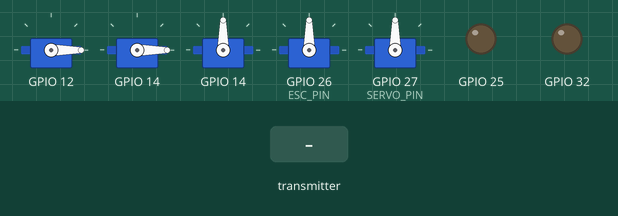
Bench run of a program on a simulated ESP32. On the bench: 5 × servo, output pins drawn as LEDs (lit = HIGH). The inputs (shaded band) are chosen by the test bench. What the program prints to the serial monitor is not drawn.

Above: at 8.2 s.
8.3 s: the transmitter starts sending cmd = B
Timing chart, 0 to 12.0 s (numbered marks = the images above; inputs shaded):
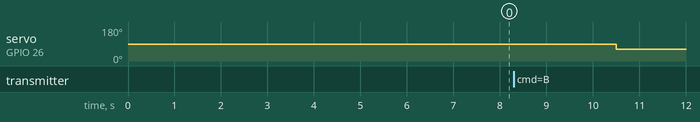

The program:

main.cpp
```cpp
#include <Arduino.h>
#include <DHT.h>
#include <ESP32Servo.h>
#include <SparkFun_TB6612.h>

#include "../lib/camera_control/camera_control.h"
#include "../lib/motor_control/motor_control.h"
#include "../lib/networking/networking.h"
#include "../lib/arm_control/arm_control.h"

// pin definitions

const int ESC_PIN = 26;
const int SERVO_PIN = 27;
const int DHT11_PIN = 33;

Servo esc;
Servo servo;

DHT dht11(DHT11_PIN, DHT11);

String sensorData = "";

void setup() {
    Serial.begin(115200);
	// wait for serial to initialize
	while (!Serial);

	init_arm_gripper();
	init_camera_servo();
	init_wifi();
	init_esp_now();
	init_esc();
	init_arm_motor();
 //    dht11.begin();
 //
 //    //attach ESC
 //    esc.attach(ESC_PIN, 1000, 2000); // min, max
 //    servo.attach(SERVO_PIN, 1000, 1400);
	// digitalWrite(LED_GPIO, HIGH);
 //    delay(2000);
	// digitalWrite(LED_GPIO, LOW);
 //
 //    //send neutral for 3+ seconds (initialization)
 //    esc.writeMicroseconds(1500);
 //    servo.writeMicroseconds(1200);
 //
 //    delay(4000);
 //
 //    Serial.println("ESC and Servo initialized. Ready for commands.");
}

//function to enable reverse mode on ESC

void armReverseMode() {
    Serial.println("Arming reverse mode...");
    esc.writeMicroseconds(1500); // Neutral
    delay(500);
    esc.writeMicroseconds(1380); // Quick backward pulse
    delay(100);
    esc.writeMicroseconds(1500); // Back to neutral
    delay(500);
}

// void loop() {
//     //DHT11 CODE START
//
//     // humidity
//     float humi = dht11.readHumidity();
//     // temperature
//     float tempC = dht11.readTemperature();
//
//     // check reading successful or not
//     if (isnan(tempC) || isnan(humi)) {
//         sensorData = "Failed to read from DHT11 sensor!";
//         Serial.println(sensorData);
//     } else {
//         // print to serial
//         Serial.print("humidity: ");
//         Serial.print(humi);
//         Serial.print("%");
//         Serial.print("...");
//         Serial.print("temp: ");
//         Serial.print(tempC);
//         Serial.println("degrees C");
//     }
//
//     // wait 1 sec between readings
//     delay(1000);
//
//     //DHT11 CODE END
//
//     //SERVO+ESC TESTING CODE
//
//     /*
//      TESTED VALUES FOR ESC AND SERVO:
//      Note: When going forward you need to wait longer (1-2 seconds) before it moves,idk why
//
//      > FOR ESC:
//
//          * NEUTRAL:
//          esc.writeMicroseconds(1500);
//
//          * FORWARD:
//
//          At this value it beeps:
//          esc.writeMicroseconds(1543);
//
//          At this value it moves (slow, with force):
//          esc.writeMicroseconds(1563);
//
//          * BACKWARD:
//
//          At this value it beeps:
//          esc.writeMicroseconds(1445);
//
//          At this value it moves (slow, with force):
//          esc.writeMicroseconds(1388);
//
//      > FOR SERVO:
//
//          * Far left:
//          servo.writeMicroseconds(1400);
//
//          * Center:
//          servo.writeMicroseconds(1200);
//
//          * Far right:
//          servo.writeMicroseconds(1000);
//     */
//
//     //TESTING CODE FOR ESC AND SERVO START
//
//     // forward + left
//     Serial.println("Forward + Left");
//     esc.writeMicroseconds(1583);
//     delay(200);
//     servo.writeMicroseconds(1400);
//     delay(1000);
//
//     // neutral + center
//     Serial.println("Neutral + Center");
//     esc.writeMicroseconds(1500);
//     delay(200);
//     servo.writeMicroseconds(1200);
//     delay(1000);
//
//     // arm reverse mode before going backward
//     armReverseMode();
//
//     // backward + right
//     Serial.println("Backward + Right");
//     esc.writeMicroseconds(1380);
//     delay(200);
//     servo.writeMicroseconds(1000);
//     delay(1000);
//
//     // neutral + center
//     Serial.println("Neutral + Center");
//     esc.writeMicroseconds(1500);
//     delay(200);
//     servo.writeMicroseconds(1200);
//     delay(1000);
// }

// !! CODE FOR CALIBRATION/ TESTING !!

/*
#include <Arduino.h>
#include <ESP32Servo.h>

const int ESC_PIN = 26;
Servo esc;

int currentPulse = 1500;  // Start at neutral

void armReverse() {
    Serial.println("\n>>> ARMING REVERSE MODE <<<");
    esc.writeMicroseconds(1500);
    delay(300);
    esc.writeMicroseconds(1380);
    delay(100);
    esc.writeMicroseconds(1500);
    delay(300);
    currentPulse = 1500;
    Serial.println("Reverse armed! Now use - to test reverse\n");
}

void setup() {
    Serial.begin(115200);
    Serial.println("\n\n=== ESC Range Finder (No Calibration Needed) ===");
    Serial.println("Commands:");
    Serial.println("  + : Increase by 1us");
    Serial.println("  - : Decrease by 1us");
    Serial.println("  ] : Increase by 10us");
    Serial.println("  [ : Decrease by 10us");
    Serial.println("  n : Go to neutral (1500us)");
    Serial.println("  r : Arm reverse mode");
    Serial.println("=============================================\n");

    esc.attach(ESC_PIN, 1000, 2000);
    delay(1000);

    esc.writeMicroseconds(1500);  // Start at neutral
    delay(2000);  // Give ESC time to initialize

    Serial.println("ESC initialized at neutral (1500us)");
    Serial.println("\nSTARTING PROCEDURE:");
    Serial.println("1. Use +/- to find where forward motion starts");
    Serial.println("2. Type 'r' to arm reverse, then test reverse range");
    Serial.println("3. Note down your working values!\n");
}

void calibrateESC() {
    Serial.println("\n!!! CALIBRATION MODE !!!");
    Serial.println("1. DISCONNECT ESC BATTERY NOW!");
    Serial.println("   Type 'y' when ready...");

    while (Serial.read() != 'y') {
        delay(100);
    }

    Serial.println("\n2. Setting MAX throttle (2000us)");
    esc.writeMicroseconds(2000);
    Serial.println("3. CONNECT ESC BATTERY NOW!");
    Serial.println("   (Wait for beep confirmation - usually 2 beeps)");
    Serial.println("   Type 'y' when you hear beeps...");

    while (Serial.read() != 'y') {
        delay(100);
    }

    Serial.println("\n4. Setting MIN throttle (1000us)");
    esc.writeMicroseconds(1000);
    Serial.println("   (Wait for confirmation beeps)");
    delay(5000);

    Serial.println("\n5. Setting NEUTRAL (1500us)");
    esc.writeMicroseconds(1500);
    currentPulse = 1500;
    delay(2000);

    Serial.println("\n=== CALIBRATION COMPLETE ===");
    Serial.println("Now test the range with +/- commands\n");
}

void loop() {
    if (Serial.available() > 0) {
        char cmd = Serial.read();

        switch(cmd) {
            case '+':
                currentPulse += 1;
                break;
            case '-':
                currentPulse -= 1;
                break;
            case ']':
                currentPulse += 10;
                break;
            case '[':
                currentPulse -= 10;
                break;
            case 'n':
                currentPulse = 1500;
                Serial.println("\n>>> NEUTRAL <<<");
                break;
            case 'r':
                armReverse();
                return;
            default:
                return;  // Ignore other characters
        }

        // Constrain to safe range
        currentPulse = constrain(currentPulse, 1000, 2000);

        esc.writeMicroseconds(currentPulse);

        // Determine direction
        String direction = "NEUTRAL";
        if (currentPulse > 1510) direction = "FORWARD";
        else if (currentPulse < 1490) direction = "REVERSE";

        // Print status
        Serial.print("Pulse: ");
        Serial.print(currentPulse);
        Serial.print("us  |  ");
        Serial.print(direction);
        Serial.print("  |  Offset: ");
        Serial.println(currentPulse - 1500);
    }

    delay(10);
}
*/

void loop()
{
	/*
	drive_arm_motor(2);
	delay(1000);
	drive_arm_motor(2);
	delay(1000);
	*/
}
```

wifi_credentials.h
```cpp
#ifndef WIFI_CREDENTIALS_H
#define WIFI_CREDENTIALS_H

/*****************************************************
 *  VARIABLES
 *****************************************************/
static const char *WIFI_SSID = "B020";
static const char *WIFI_PASSWORD = "diferential2019";
#define TRANSMITTER_WIFI_CHANNEL 1


#endif //WIFI_CREDENTIALS_H
```

Measured:
- after the input at 8.3 s, servo on GPIO 26 (ESC_PIN): 90° → 62° after 2.2 s
